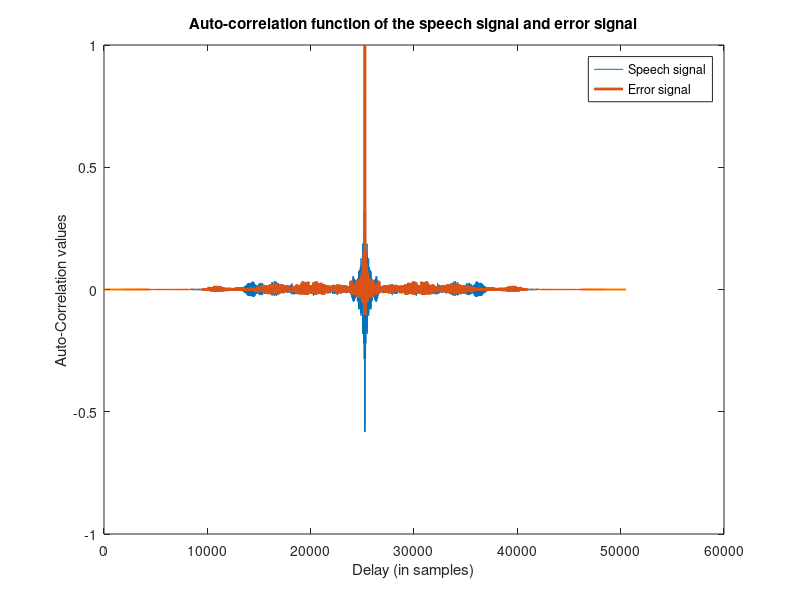
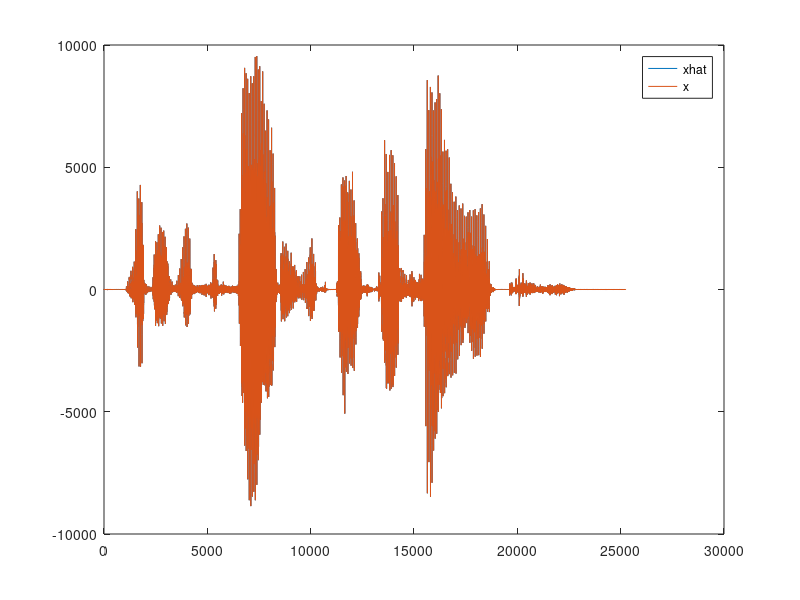

MATLAB code to generate these figures, in order:
clear all
close all
clc

load assignment2.mat

x = male8;
Fs = 8000;
N = 30*Fs/1000; %Analysis window length
U = N; %Update window length
M = 10; % Orderfor linear prediction

en_plots = 1;

%Compute linear prediction error
n_frames = floor((length(x)-N+U)/U); % Number of frame
ms = (length(x) / Fs) * 1000 ;       % milliseconde
x1 = linspace(0, ms, n_frames) ;
A = zeros(n_frames, M+1);
Err = zeros(size(x));
s = 1; % Index for the start of the analysis frame
e = N;% Index for the end of the analysis frame
% Make x a column vector
x = x(:);
for n=1:n_frames
    xf = x(s:e);
    
    % Linear prediction analysis:
    %The a coeff are directly the openloop system coefficients
    % check the function lpc
    a = lpc(xf,M); 
    a = real(a);
    A(n,:) = a;
    % end lp analysis
    
    Err(s:e,1) = filter(A(n,:),1,xf); %Here A*Xf = Err

    s = s + N;
    e = e + N;
end
%% Plot figure, and listen
sigcorr = xcorr(x);
errcorr = xcorr(Err);

figure, %Observe the decorrelation
plot(sigcorr/max(sigcorr)); hold on;
plot(errcorr/max(errcorr), 'LineWidth', 2);
ylabel('Auto-Correlation values');
xlabel('Delay (in samples)'); 
title('Auto-correlation function of the speech signal and error signal');
legend('Speech signal','Error signal');

soundsc(Err,Fs);
%% Encoding A and Err


%% Decoding A and Err


%% Receiver
s = 1; % Index for the start of the synthesis frame
e = U;% Index for the end of the synthesis frame
% Make Err a column vector
Err = Err(:);

for n=1:n_frames
    Errf = Err(s:e);
    
    xhat(s:e) = filter(1,A(n,:), Errf); %Filter with 1/A
    s = s + U;
    e = e + U;
end
figure, plot(xhat); hold on;
    plot(x);
    legend('xhat','x');

soundsc(xhat,Fs);
  